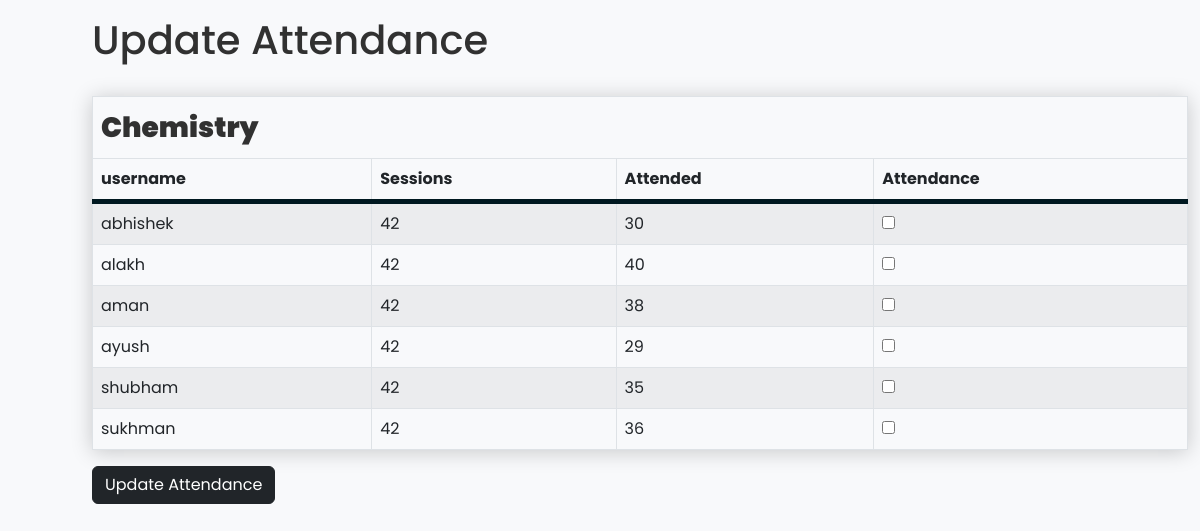
The page /atdupdate4.php on the database its author committed.
### tables this page shows
CREATE TABLE `attendance` (
  `username` varchar(20) NOT NULL,
  `session1` int(3) NOT NULL,
  `session2` int(3) NOT NULL,
  `session3` int(3) NOT NULL,
  `session4` int(3) NOT NULL,
  `session5` int(3) NOT NULL,
  `attend1` int(3) NOT NULL,
  `attend2` int(3) NOT NULL,
  `attend3` int(3) NOT NULL,
  `attend4` int(3) NOT NULL,
  `attend5` int(3) NOT NULL
);

### atdupdate4.php (the view, shortened to what this page needs)
<!DOCTYPE html>
<html lang="en">
<head>
    <link href="https://cdn.jsdelivr.net/npm/bootstrap@5.2.3/dist/css/bootstrap.min.css" rel="stylesheet">
    <link rel="stylesheet" href="mainstyle.css">
</head>
<body id="main">
    <div class="container mt-3">
        <h1>Update Attendance</h1><br>
        <form action="atdupdate4.php" method="post">
            <table class="table table-striped table-bordered table-hover">
                <thead>
                    <tr>
                        <td colspan="4">
                            <h3 id="midheading">Chemistry</h3>
                        </td>
                    </tr>
                    <tr>
                        <th id="tableheader">username</th>
                        <th id="tableheader">Sessions</th>
                        <th id="tableheader">Attended</th>
                        <th id="tableheader">Attendance</th>
                    </tr>
                </thead>
                <tbody>
                    <?php
                    include "connector.php";
                    $qry = "SELECT * FROM attendance";
                    $run = mysqli_query($connector, $qry);
                    while ($data = mysqli_fetch_assoc($run)) {
                        ?>
                        <tr>
                            <td>
                                <?php echo $data['username']; ?>
                            </td>
                            <td>
                                <?php echo $data['session4']; ?>
                            </td>
                            <td>
                                <?php echo $data['attend4']; ?>
                            </td>
                            <td>
                                <input type="checkbox" name="users[]" value="<?php echo $data['username']; ?>">
                            </td>
                        </tr>
                        <?php
                    }
                    ?>
                </tbody>
            </table>
            <button type="submit" class="btn btn-dark" name="submit">Update Attendance</button>
        </form>
    </div>
</body>
</html>

### mainstyle.css (style rules this page uses)
#main { margin: 0; padding: 0; color: #313131; font-family: poppins; overflow-x: hidden; margin-left: 5em; background-color: #f8f9fb; }
button { background: none; border: none; }
table { box-shadow: 0 2px 20px rgba(0, 0, 0, 0.2); }
#tableheader { border-bottom: 5px solid rgb(0, 24, 32); }
#midheading { color: #313131; font-family: poppins; font-weight: 900; margin: 0.2em 0; }

### rows shown on the page
attendance: username "abhishek", session4 "42", attend4 "30"
attendance: username "alakh", session4 "42", attend4 "40"
attendance: username "aman", session4 "42", attend4 "38"
attendance: username "ayush", session4 "42", attend4 "29"
attendance: username "shubham", session4 "42", attend4 "35"
attendance: username "sukhman", session4 "42", attend4 "36"
